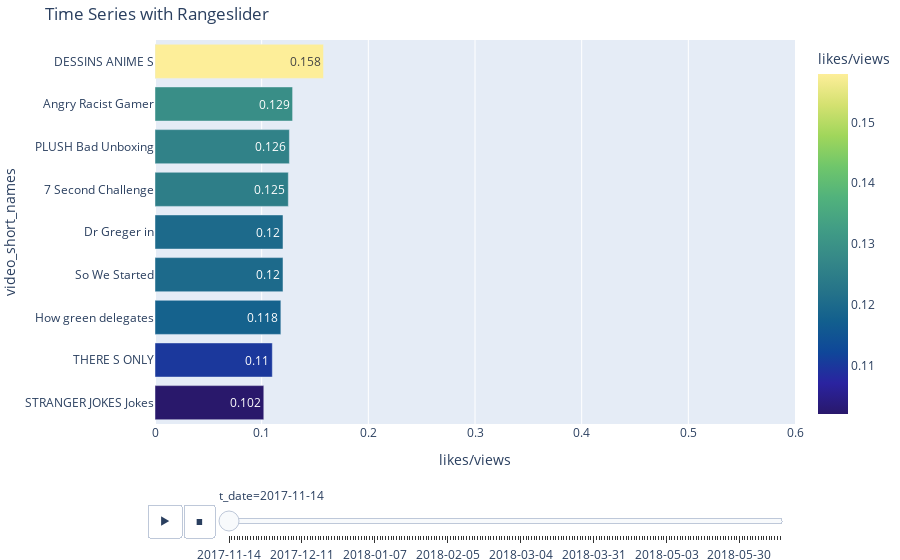

The code cell stored with this chart in its notebook:
### Code cell
def top_10_trending_videos(df):
    df['likes'] = df['likes']+1
    df['likes/views'] = df['likes']/df['views']
    df['likes/views'] = df['likes/views'].apply(lambda x: round(x, 3))
    df = df[df['likes/views'] > 0.1]
    print(df['likes/views'].unique())
    df=df.sort_values(['trending_date', 'likes/views'], ascending=[True, True])
    df['t_date'] = df['trending_date'].astype(str)
    df.sort_values(by='trending_date')
    fig = px.bar(df, x='likes/views', y='video_short_names',
                 hover_data={'video_short_names': True},
                 title='Time Series with Rangeslider',
                 animation_frame='t_date',
        
                 color='likes/views',
                 color_continuous_scale=px.colors.sequential.haline,

                 text='likes/views',
                 orientation='h', range_x=(0, 0.6),
                 )
    fig.update_layout(margin=dict(t=40, b=0, l=0, r=0))
    
    fig.update_yaxes(automargin=True)


    fig.layout.updatemenus[0].buttons[0].args[1]["frame"]["duration"] = 5000
    fig.layout.updatemenus[0].buttons[0].args[1]["transition"]["duration"] = 5000
#     fig.update_layout(updatemenus=[  dict(
#             type="frame1",
#             direction="right",

#             showactive=True)])
    fig['layout']['updatemenus'][0]['pad'] = dict(r=5, t=80)
    fig['layout']['sliders'][0]['pad'] = dict(r=5, t=60)
    fig.update_traces(textposition='auto')
#     fig['layout']['sliders'][0]['transition']= {'duration': 300, 'easing': 'exp'}


#     fig.update_xaxes(rangeslider_visible=True)
    fig.show()


top_10_trending_videos(yt)
